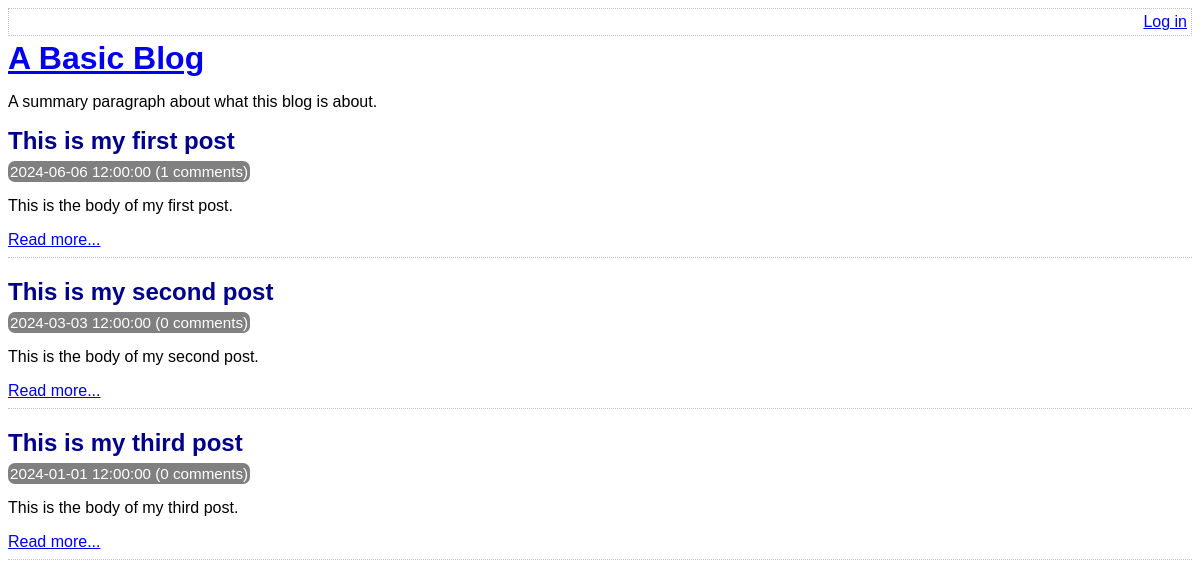
The page / on the database its author committed.
### tables this page shows
CREATE TABLE post (
        id INT PRIMARY KEY AUTO_INCREMENT NOT NULL,
        title VARCHAR(255) NOT NULL,
        body TEXT NOT NULL,
        user_id INTEGER NOT NULL,
        created_at TIMESTAMP NOT NULL DEFAULT CURRENT_TIMESTAMP,
        updated_at DATETIME DEFAULT CURRENT_TIMESTAMP ON UPDATE CURRENT_TIMESTAMP,
        FOREIGN KEY (user_id) REFERENCES user(id)
);

### lib/common.php (called while the page is built, shortened)
<?php
function htmlEscape($html)
{
    return htmlspecialchars($html, ENT_HTML5, "UTF-8");
}
function countCommentsForPost(PDO $pdo, $postId)
{
    $sql = "
    SELECT COUNT(*) AS c
    FROM comment
    WHERE post_id = :postId
    ";
    $stmt = $pdo->prepare($sql);
    $stmt->execute(["postId" => $postId]);
    return (int) $stmt->fetchColumn();
}
function isLoggedIn()
{
    return isset($_SESSION['logged_in_username']);
}

### index.php (the view, shortened to what this page needs)
<?php
require_once ("lib/common.php");
$pdo = getPDO();
$stmt = $pdo->query(
        "SELECT id, title, created_at, body
        FROM post
        ORDER BY created_at DESC"
);
?>
<!DOCTYPE html>
<html lang="en">
<head>
    <?php require "partials/head.php"; ?>
</head>
<body>
    <header>
        <?php require("./partials/header.php"); ?>
    </header>
    <main class="post-list">
        <?php while ($row = $stmt->fetch(PDO::FETCH_ASSOC)): ?>
        <section class="post-synopsis">
            <h2>
                <?= htmlEscape($row['title']) ?>
            </h2>
            <div class="meta">
                <?= htmlEscape($row['created_at']) ?>
                (<?= countCommentsForPost($pdo ,$row['id']) ?> comments)
            </div>
            <p>
                <?= htmlEscape($row['body']) ?>
            </p>
            <div class="read-more">
                <a href="view-post.php?post_id=<?= $row["id"] ?>">Read more...</a>
            </div>
        </section>
        <?php endwhile; ?>
    </main>
</body>
</html>

### partials/head.php (shortened to what this page needs)
<link rel="stylesheet" type="text/css" href="../stylesheets/stylesheet.css" />

### partials/header.php
<div class="top-menu">
    <div class="menu-options">
        <?php if (isLoggedIn()): ?>
            <a href="logout.php">Log out</a>
        <?php else: ?>
            <a href="login.php">Log in</a>
        <?php endif; ?>
    </div>
</div>
<a href="index.php">
    <h1>A Basic Blog</h1>
</a>
<p>A summary paragraph about what this blog is about.</p>

### stylesheets/stylesheet.css (style rules this page uses)
.top-menu { border: 1px dotted silver; min-height: 18px; padding: 4px; margin-bottom: 4px; }
.menu-options { float: right; }
h1, h2, h3 { margin-top: 0; margin-bottom: 8px; }
body { font-family: sans-serif; }
.post-synopsis { padding-bottom: 8px; border-bottom: 1px dotted silver; margin-bottom: 20px; }
.post-synopsis h2, .post h2 { color: darkblue; }
.post .date, .post-synopsis .meta { color: white; background-color: grey; border-radius: 7px; padding: 2px; display: inline; font-size: 0.95em; }

### rows shown on the page
post: title "This is my first post", created_at "2024-06-06 12:00:00", id "1", body "This is the body of my first post."
post: title "This is my second post", created_at "2024-03-03 12:00:00", id "0", body "This is the body of my second post."
post: title "This is my third post", created_at "2024-01-01 12:00:00", id "0", body "This is the body of my third post."
